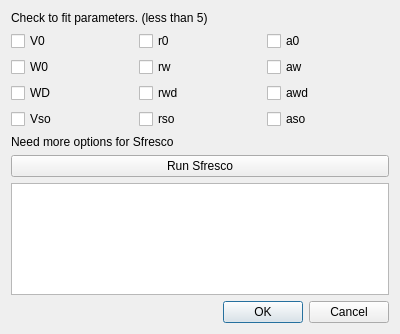
<?xml version="1.0" encoding="UTF-8"?>
<ui version="4.0">
 <class>Dialog</class>
 <widget class="QDialog" name="Dialog">
  <property name="geometry">
   <rect>
    <x>0</x>
    <y>0</y>
    <width>400</width>
    <height>334</height>
   </rect>
  </property>
  <property name="windowTitle">
   <string>Dialog</string>
  </property>
  <layout class="QVBoxLayout" name="verticalLayout">
   <item>
    <widget class="QLabel" name="label">
     <property name="text">
      <string>Check to fit parameters. (less than 5)</string>
     </property>
    </widget>
   </item>
   <item>
    <layout class="QGridLayout" name="gridLayout">
     <item row="2" column="0">
      <widget class="QCheckBox" name="checkBox_Wd">
       <property name="text">
        <string>WD</string>
       </property>
      </widget>
     </item>
     <item row="1" column="0">
      <widget class="QCheckBox" name="checkBox_W0">
       <property name="text">
        <string>W0</string>
       </property>
      </widget>
     </item>
     <item row="0" column="0">
      <widget class="QCheckBox" name="checkBox_V0">
       <property name="text">
        <string>V0</string>
       </property>
      </widget>
     </item>
     <item row="1" column="2">
      <widget class="QCheckBox" name="checkBox_aw">
       <property name="text">
        <string>aw</string>
       </property>
      </widget>
     </item>
     <item row="0" column="2">
      <widget class="QCheckBox" name="checkBox_a0">
       <property name="text">
        <string>a0</string>
       </property>
      </widget>
     </item>
     <item row="1" column="1">
      <widget class="QCheckBox" name="checkBox_rw">
       <property name="text">
        <string>rw</string>
       </property>
      </widget>
     </item>
     <item row="2" column="1">
      <widget class="QCheckBox" name="checkBox_rwd">
       <property name="text">
        <string>rwd</string>
       </property>
      </widget>
     </item>
     <item row="2" column="2">
      <widget class="QCheckBox" name="checkBox_awd">
       <property name="text">
        <string>awd</string>
       </property>
      </widget>
     </item>
     <item row="0" column="1">
      <widget class="QCheckBox" name="checkBox_r0">
       <property name="text">
        <string>r0</string>
       </property>
      </widget>
     </item>
     <item row="3" column="0">
      <widget class="QCheckBox" name="checkBox_Vso">
       <property name="text">
        <string>Vso</string>
       </property>
      </widget>
     </item>
     <item row="3" column="1">
      <widget class="QCheckBox" name="checkBox_rso">
       <property name="text">
        <string>rso</string>
       </property>
      </widget>
     </item>
     <item row="3" column="2">
      <widget class="QCheckBox" name="checkBox_aso">
       <property name="text">
        <string>aso</string>
       </property>
      </widget>
     </item>
    </layout>
   </item>
   <item>
    <widget class="QLabel" name="label_2">
     <property name="text">
      <string>Need more options for Sfresco</string>
     </property>
    </widget>
   </item>
   <item>
    <widget class="QPushButton" name="pushButton">
     <property name="text">
      <string>Run Sfresco</string>
     </property>
    </widget>
   </item>
   <item>
    <widget class="QTextBrowser" name="textBrowser"/>
   </item>
   <item>
    <widget class="QDialogButtonBox" name="buttonBox">
     <property name="orientation">
      <enum>Qt::Horizontal</enum>
     </property>
     <property name="standardButtons">
      <set>QDialogButtonBox::Cancel|QDialogButtonBox::Ok</set>
     </property>
    </widget>
   </item>
  </layout>
 </widget>
 <resources/>
 <connections>
  <connection>
   <sender>buttonBox</sender>
   <signal>accepted()</signal>
   <receiver>Dialog</receiver>
   <slot>accept()</slot>
   <hints>
    <hint type="sourcelabel">
     <x>248</x>
     <y>254</y>
    </hint>
    <hint type="destinationlabel">
     <x>157</x>
     <y>274</y>
    </hint>
   </hints>
  </connection>
  <connection>
   <sender>buttonBox</sender>
   <signal>rejected()</signal>
   <receiver>Dialog</receiver>
   <slot>reject()</slot>
   <hints>
    <hint type="sourcelabel">
     <x>316</x>
     <y>260</y>
    </hint>
    <hint type="destinationlabel">
     <x>286</x>
     <y>274</y>
    </hint>
   </hints>
  </connection>
 </connections>
</ui>
